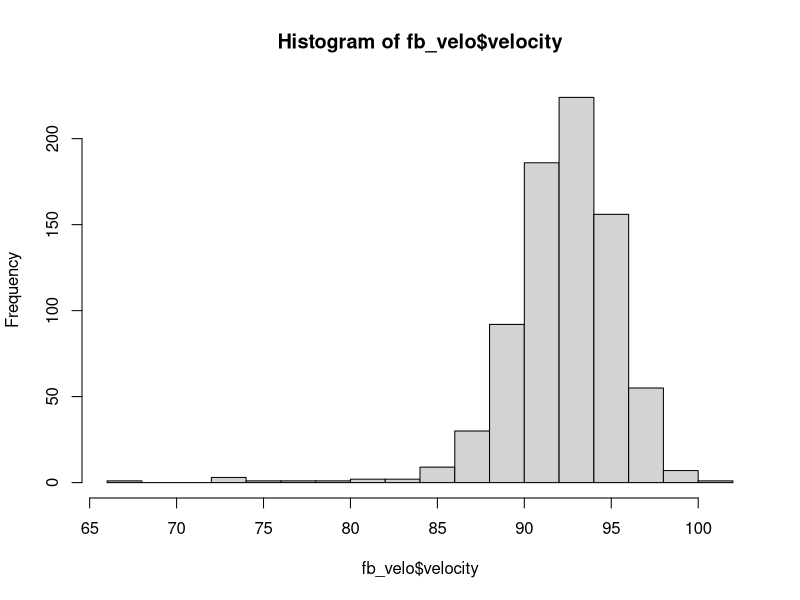
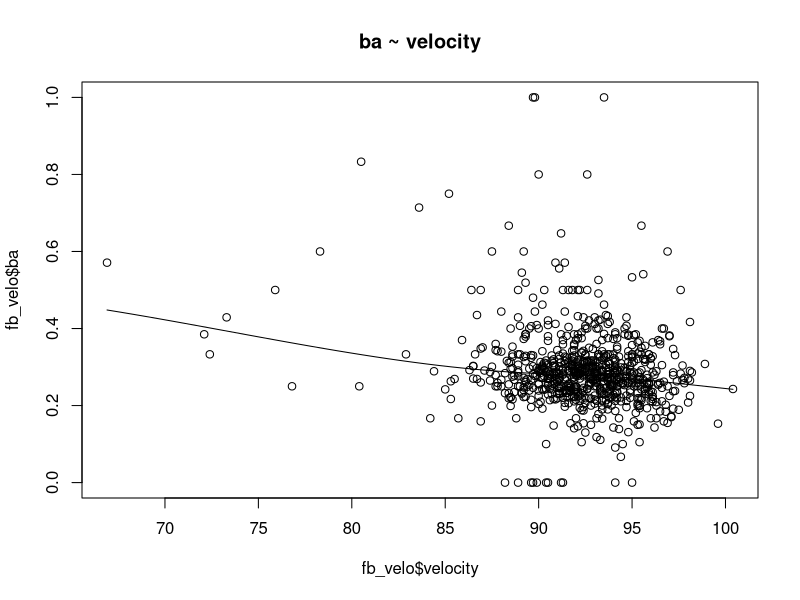
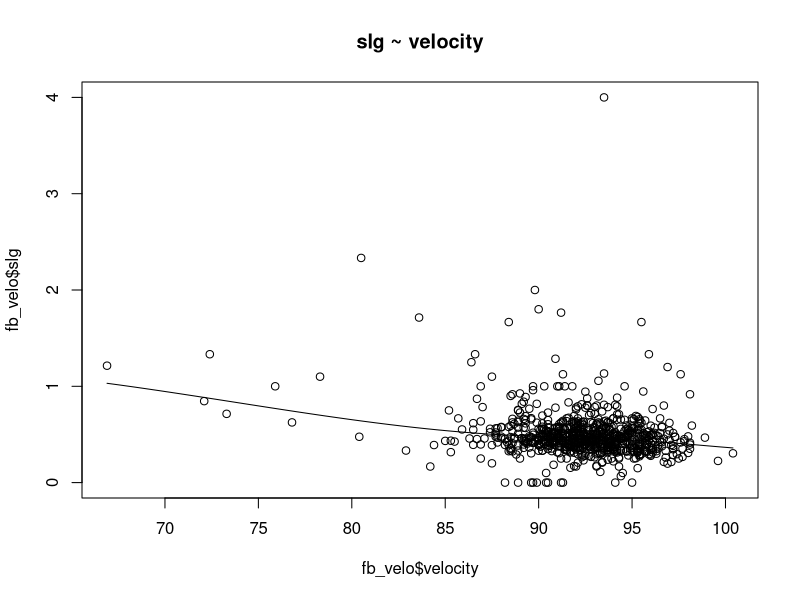
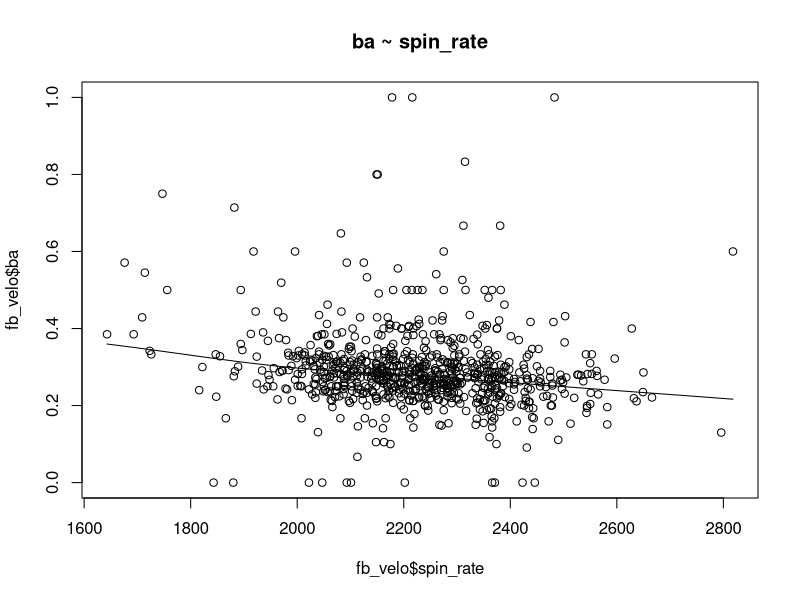
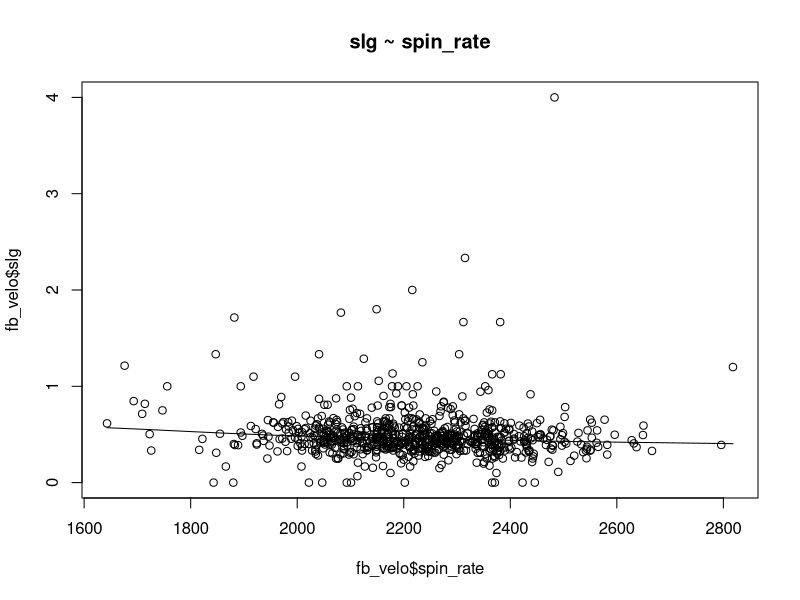
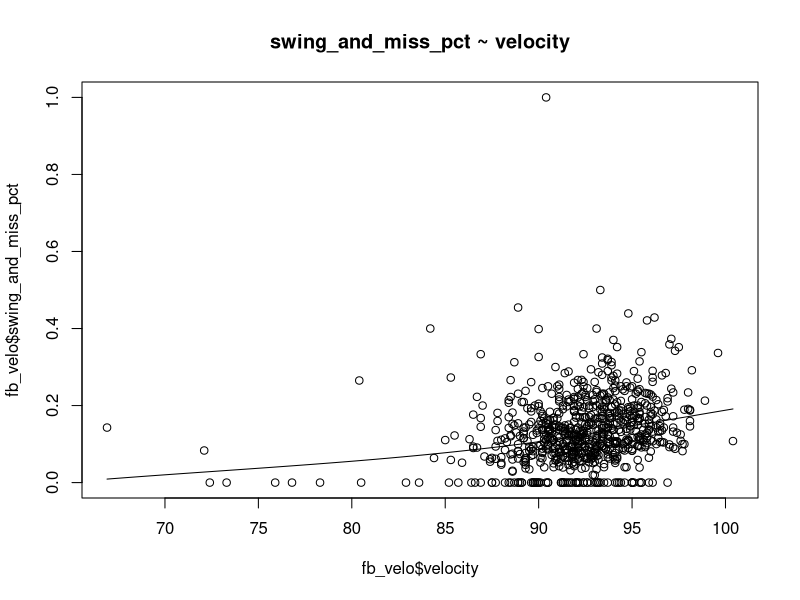
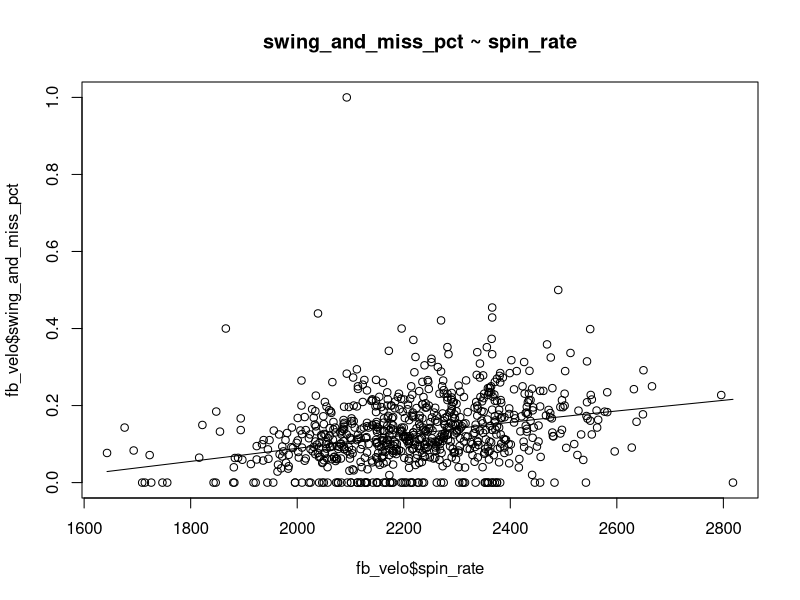
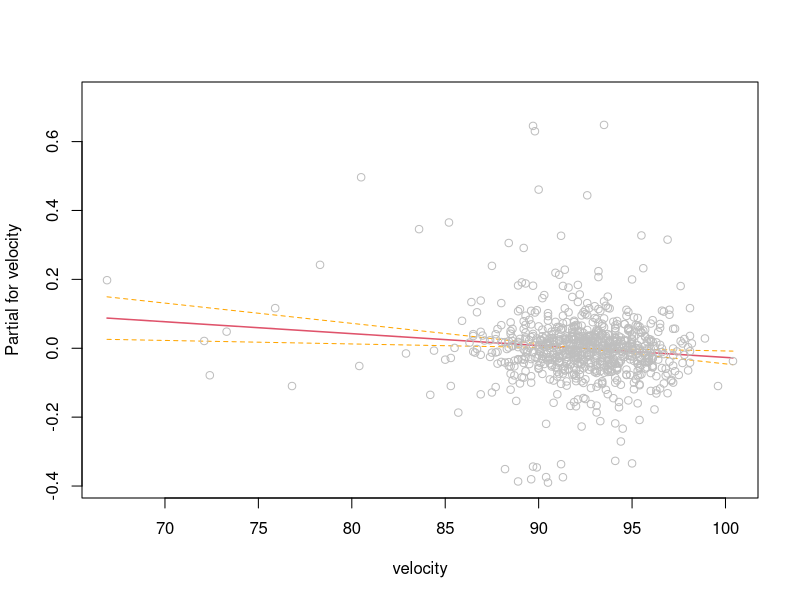

The R source for these figures, in order:
## ---- chunk 1
fb_velo = read.csv('../data/Fastball_Data.csv')
#Naming the dataset "fb_velo" and importing it from my data folder in my Fastball_Velocity folder
## ---- chunk 2
hist(fb_velo$velocity, breaks = 20)
#Creating a histogram to show the viewer what the average fastball velocity's were across the MLB in 2018
## ---- chunk 3
mod_velo_ba = lm(formula = ba ~ velocity, data = fb_velo)
#Creating a model using velocity as a predictor varibale for batting average
## ---- chunk 4
summary(mod_velo_ba)
#Producing a summary of the model from above (velocity predicting batting average)
## ---- chunk 5
scatter.smooth(x=fb_velo$velocity, y=fb_velo$ba, main="ba ~ velocity")
#Creating a scatter plot with a line of best fit as a visual alongside the model (showing the relationship between batting average and average fastball velocity)
## ---- chunk 6
mod_velo_slg = lm(formula = slg ~ velocity, data = fb_velo)
#Creating a model using velocity as a predictor varibale for slugging percentage
## ---- chunk 7
summary(mod_velo_slg)
#Producing a summary of the model from above (velocity predicting slugging percentage)
## ---- chunk 8
scatter.smooth(x=fb_velo$velocity, y=fb_velo$slg, main="slg ~ velocity")
#Creating a scatter plot with a line of best fit as a visual alongside the model (showing the relationship between slugging percentage and average fastball velocity)
## ---- chunk 9
mod_spin_ba = lm(formula = ba ~ spin_rate, data = fb_velo)
#Creating a model using spin rate as a predictor varibale for batting average
## ---- chunk 10
summary(mod_spin_ba)
#Producing a summary of the model from above (spin rate predicting batting average)
## ---- chunk 11
scatter.smooth(x=fb_velo$spin_rate, y=fb_velo$ba, main="ba ~ spin_rate")
#Creating a scatter plot with a line of best fit as a visual alongside the model (showing the relationship between batting average and average fastball spin rate)
## ---- chunk 12
mod_spin_slg = lm(formula = slg ~ spin_rate, data = fb_velo)
#Creating a model using spin rate as a predictor varibale for sluggling percentage
## ---- chunk 13
summary(mod_spin_slg)
#Producing a summary of the model from above (spin rate predicting sluggling percentage)
## ---- chunk 14
scatter.smooth(x=fb_velo$spin_rate, y=fb_velo$slg, main="slg ~ spin_rate")
#Creating a scatter plot with a line of best fit as a visual alongside the model (showing the relationship between slugging percentage and average fastball spin rate)
## ---- chunk 15
fb_velo$swing_and_miss_pct = with(fb_velo, whiffs / swings)
fb_velo[is.na(fb_velo)] <- 0
#Creating a new varible that is the percentage of a swing and miss (dividing whiffs by swings)
#Replacing any "na" in the data with "0" 
## ---- chunk 16
mod_velo_swing_and_miss =  lm(formula = swing_and_miss_pct ~ velocity, data = fb_velo)
#Creating a model using velocity as a predictor varibale for swing and miss percentage
## ---- chunk 17
summary(mod_velo_swing_and_miss)
#Producing a summary of the model from above (velocity predicting swing and miss percentage)
## ---- chunk 18
scatter.smooth(x=fb_velo$velocity, y=fb_velo$swing_and_miss_pct, main="swing_and_miss_pct ~ velocity")
#Creating a scatter plot with a line of best fit as a visual alongside the model (showing the relationship between swing and miss percentage and average fastball velocity)
## ---- chunk 19
mod_spin_swing_and_miss =  lm(formula = swing_and_miss_pct ~ spin_rate, data = fb_velo)
#Creating a model using spin rate as a predictor varibale for swing and miss percentage
## ---- chunk 20
summary(mod_spin_swing_and_miss)
#Producing a summary of the model from above (spin rate predicting swing and miss percentage)
## ---- chunk 21
scatter.smooth(x=fb_velo$spin_rate, y=fb_velo$swing_and_miss_pct, main="swing_and_miss_pct ~ spin_rate")
#Creating a scatter plot with a line of best fit as a visual alongside the model (showing the relationship between swing and miss percentage and average fastball spin rate)
## ---- chunk 22
mod_velo_spin_ba = lm(formula = ba ~ velocity + spin_rate + I(log(total_pitches)), data = fb_velo)
#Creating a model using velocity, spin rate, and total pitches as a predictor varibale for batting average
## ---- chunk 23
summary(mod_velo_spin_ba)
termplot(mod_velo_spin_ba,partial.resid = T, se = T)
#Producing a summary of the model from above (velocity,spin rate, and total pitches predicting batting average)
#Plotting regression term agaisnt the predictors (batting average agaisnt velocity, spin rate, and total pitches)
## ---- chunk 24
mod_velo_spin_slg = lm(formula = slg ~ velocity + spin_rate + I(log(total_pitches)), data = fb_velo)
#Creating a model using velocity, spin rate, and total pitches as a predictor varibale for sluggling percentage
## ---- chunk 25
summary(mod_velo_spin_slg)
termplot(mod_velo_spin_slg,partial.resid = T, se = T)
#Producing a summary of the model from above (velocity,spin rate, and total pitches predicting slugging percentage)
#Plotting regression term agaisnt the predictors (slugging percentage agaisnt velocity, spin rate, and total pitches)
## ---- chunk 26
mod_velo_spin_swing_and_miss = lm(formula = swing_and_miss_pct ~ velocity + spin_rate + I(log(total_pitches)), data = fb_velo)
#Creating a model using velocity, spin rate, and total pitches as a predictor varibale for swing and miss percentage
## ---- chunk 27
summary(mod_velo_spin_swing_and_miss)
termplot(mod_velo_spin_swing_and_miss,partial.resid = T, se = T)
#Producing a summary of the model from above (velocity,spin rate, and total pitches predicting swing and miss percentage)
#Plotting regression term agaisnt the predictors (swing and miss percentage agaisnt velocity, spin rate, and total pitches)
